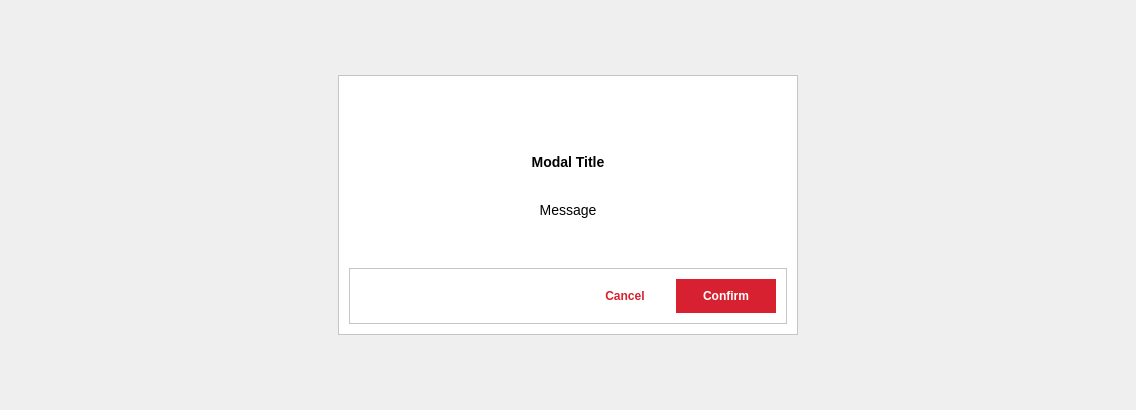
<?xml version="1.0" encoding="UTF-8"?>
<ui version="4.0">
 <class>ConfirmationModal</class>
 <widget class="QWidget" name="ConfirmationModal">
  <property name="geometry">
   <rect>
    <x>0</x>
    <y>0</y>
    <width>1136</width>
    <height>410</height>
   </rect>
  </property>
  <property name="windowTitle">
   <string>ConfirmationModal</string>
  </property>
  <layout class="QGridLayout" name="gridLayout_2">
   <item row="0" column="0">
    <widget class="QFrame" name="modalFrame">
     <property name="sizePolicy">
      <sizepolicy hsizetype="Maximum" vsizetype="Maximum">
       <horstretch>0</horstretch>
       <verstretch>0</verstretch>
      </sizepolicy>
     </property>
     <property name="minimumSize">
      <size>
       <width>460</width>
       <height>260</height>
      </size>
     </property>
     <property name="layoutDirection">
      <enum>Qt::LeftToRight</enum>
     </property>
     <property name="styleSheet">
      <string notr="true">background: #FFFFFF;
padding: 10px;</string>
     </property>
     <property name="frameShape">
      <enum>QFrame::StyledPanel</enum>
     </property>
     <property name="frameShadow">
      <enum>QFrame::Raised</enum>
     </property>
     <layout class="QVBoxLayout" name="verticalLayout_2" stretch="2,1,2,1,0">
      <property name="spacing">
       <number>0</number>
      </property>
      <property name="leftMargin">
       <number>0</number>
      </property>
      <property name="topMargin">
       <number>0</number>
      </property>
      <property name="rightMargin">
       <number>0</number>
      </property>
      <property name="bottomMargin">
       <number>0</number>
      </property>
      <item>
       <spacer name="verticalSpacer">
        <property name="orientation">
         <enum>Qt::Vertical</enum>
        </property>
        <property name="sizeHint" stdset="0">
         <size>
          <width>20</width>
          <height>40</height>
         </size>
        </property>
       </spacer>
      </item>
      <item>
       <widget class="QLabel" name="modalTitle">
        <property name="sizePolicy">
         <sizepolicy hsizetype="Expanding" vsizetype="Maximum">
          <horstretch>0</horstretch>
          <verstretch>0</verstretch>
         </sizepolicy>
        </property>
        <property name="styleSheet">
         <string notr="true">font-family: 'Open Sans';
font-style: normal;
font-weight: 700;
font-size: 14px;
line-height: 19px;</string>
        </property>
        <property name="text">
         <string>Modal Title</string>
        </property>
        <property name="alignment">
         <set>Qt::AlignCenter</set>
        </property>
       </widget>
      </item>
      <item>
       <widget class="QLabel" name="modalContent">
        <property name="styleSheet">
         <string notr="true">font-family: 'Open Sans';
font-style: normal;
font-weight: 400;
font-size: 14px;
line-height: 19px;</string>
        </property>
        <property name="text">
         <string>Message</string>
        </property>
        <property name="alignment">
         <set>Qt::AlignCenter</set>
        </property>
       </widget>
      </item>
      <item>
       <spacer name="verticalSpacer_2">
        <property name="orientation">
         <enum>Qt::Vertical</enum>
        </property>
        <property name="sizeHint" stdset="0">
         <size>
          <width>20</width>
          <height>40</height>
         </size>
        </property>
       </spacer>
      </item>
      <item>
       <widget class="QFrame" name="actionsFrame">
        <property name="sizePolicy">
         <sizepolicy hsizetype="Expanding" vsizetype="Maximum">
          <horstretch>0</horstretch>
          <verstretch>0</verstretch>
         </sizepolicy>
        </property>
        <property name="frameShape">
         <enum>QFrame::StyledPanel</enum>
        </property>
        <property name="frameShadow">
         <enum>QFrame::Raised</enum>
        </property>
        <layout class="QHBoxLayout" name="horizontalLayout" stretch="3,1,1">
         <property name="spacing">
          <number>1</number>
         </property>
         <property name="sizeConstraint">
          <enum>QLayout::SetNoConstraint</enum>
         </property>
         <property name="leftMargin">
          <number>0</number>
         </property>
         <property name="topMargin">
          <number>0</number>
         </property>
         <property name="rightMargin">
          <number>0</number>
         </property>
         <property name="bottomMargin">
          <number>0</number>
         </property>
         <item>
          <spacer name="horizontalSpacer">
           <property name="orientation">
            <enum>Qt::Horizontal</enum>
           </property>
           <property name="sizeHint" stdset="0">
            <size>
             <width>40</width>
             <height>20</height>
            </size>
           </property>
          </spacer>
         </item>
         <item alignment="Qt::AlignRight">
          <widget class="QPushButton" name="cancelButton">
           <property name="sizePolicy">
            <sizepolicy hsizetype="Maximum" vsizetype="Maximum">
             <horstretch>0</horstretch>
             <verstretch>0</verstretch>
            </sizepolicy>
           </property>
           <property name="minimumSize">
            <size>
             <width>100</width>
             <height>30</height>
            </size>
           </property>
           <property name="cursor">
            <cursorShape>PointingHandCursor</cursorShape>
           </property>
           <property name="styleSheet">
            <string notr="true">background: #FFFFFF;

border: none;

font-family: 'Open Sans';
font-style: normal;
font-weight: 600;
font-size: 12px;
line-height: 16px;

color: #D72130;</string>
           </property>
           <property name="text">
            <string>Cancel</string>
           </property>
          </widget>
         </item>
         <item alignment="Qt::AlignRight">
          <widget class="QPushButton" name="confirmButton">
           <property name="sizePolicy">
            <sizepolicy hsizetype="Maximum" vsizetype="Maximum">
             <horstretch>0</horstretch>
             <verstretch>0</verstretch>
            </sizepolicy>
           </property>
           <property name="minimumSize">
            <size>
             <width>100</width>
             <height>30</height>
            </size>
           </property>
           <property name="cursor">
            <cursorShape>PointingHandCursor</cursorShape>
           </property>
           <property name="styleSheet">
            <string notr="true">background: #D72130;

border: none;

font-family: 'Open Sans';
font-style: normal;
font-weight: 600;
font-size: 12px;
line-height: 16px;

color: #FFFFFF;</string>
           </property>
           <property name="text">
            <string>Confirm</string>
           </property>
          </widget>
         </item>
        </layout>
       </widget>
      </item>
     </layout>
    </widget>
   </item>
  </layout>
 </widget>
 <resources/>
 <connections/>
</ui>
